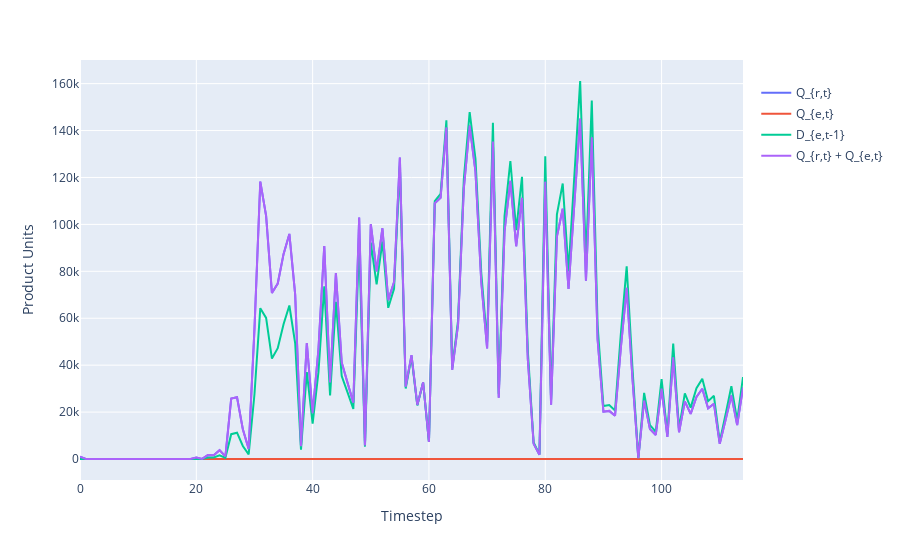

Notebook code cell kept with this figure:
### Code cell
fig = px.line(y=[new_qr[0, 2:], new_qe[0, :], demands[0, :-1], new_qr[0, 2:]+ new_qe[0, :]])
fig.layout.xaxis.title = 'Timestep'
fig.layout.yaxis.title = 'Product Units'
fig.data[0].name = r'Q_{r,t}'

fig.data[1].name = r'Q_{e,t}'

fig.data[2].name = r'D_{e,t-1}'
fig.data[3].name = r'Q_{r,t} + Q_{e,t}'
fig.layout.legend.itemwidth=30
fig.layout.legend.title.text = '\t'
fig.layout.legend.tracegroupgap = 2
fig
